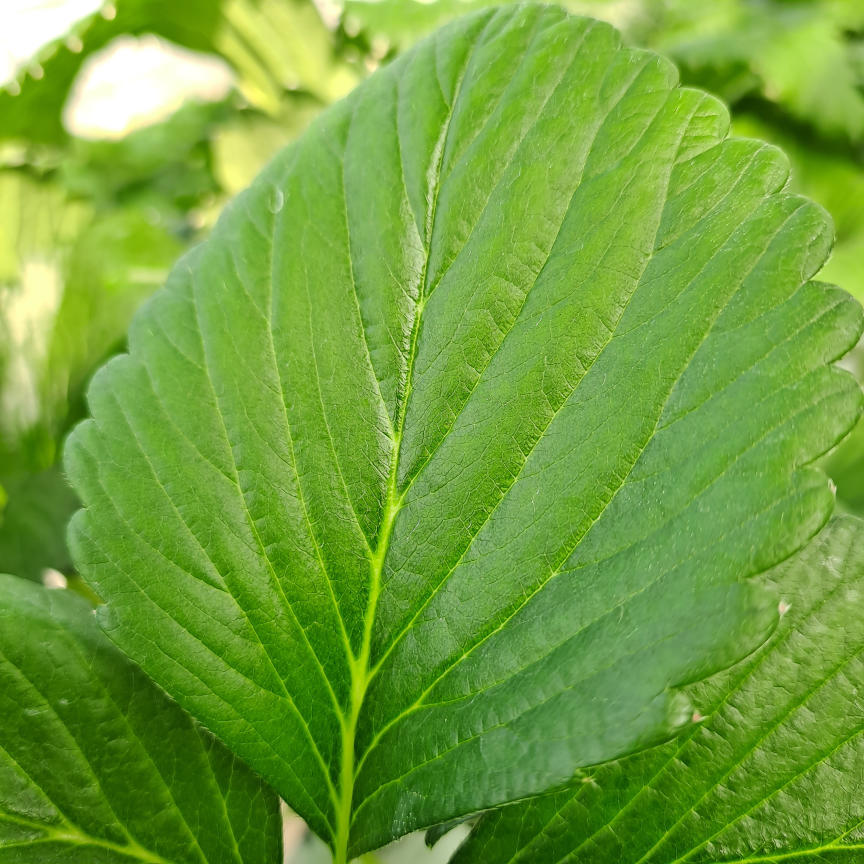
#> input picture mobilenet/plants/0_정상.jpg, 3456 x 3456 px (shown at 1/4 size)
$ python prepare_image.py 'plants/0_정상.jpg'
#> lines starting #> are read from the running program, lines starting #| are printed output that depends on the picture
"""
plant image -> image_int.dat (FPGA input format)

usage:
  python prepare_image.py <image_path>

example:
  python prepare_image.py "D:/path/to/strawberry_test.jpg"

format reproduces uart_image.py logic:
  load -> RGB -> resize(256) -> center crop 224 -> normalize (ImageNet mean/std) -> *2^7 -> int
"""
import sys
from pathlib import Path
import numpy as np
from PIL import Image

IMAGENET_MEAN = np.array([0.485, 0.456, 0.406], dtype=np.float32)
IMAGENET_STD  = np.array([0.229, 0.224, 0.225], dtype=np.float32)
IMAGE_QUANT   = 7   # FPGA expects image * 2^7 then int

ROOT = Path(__file__).resolve().parent
OUT_PATH = ROOT / 'image_int.dat'


def preprocess(img_path: str) -> np.ndarray:
#> called with img_path = 'plants/0_정상.jpg'
    img = Image.open(img_path).convert('RGB')
#> img is the input picture: PIL image 3456x3456 RGB; mean R, G, B 112.3, 160.8, 58.1

    # Resize so smaller side = 256
    w, h = img.size
#> w = 3456; h = 3456
    if w < h:
        new_w, new_h = 256, int(round(h * 256 / w))
    else:
        new_w, new_h = int(round(w * 256 / h)), 256
#> new_w = 256; new_h = 256
    img = img.resize((new_w, new_h), Image.BILINEAR)
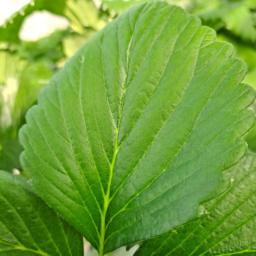
#> img: PIL image 256x256 RGB; mean R, G, B 112.3, 160.8, 58.1

    # Center crop 224x224
    left = (new_w - 224) // 2
#> left = 16
    top  = (new_h - 224) // 2
#> top = 16
    img = img.crop((left, top, left + 224, top + 224))
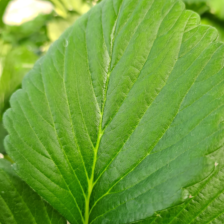
#> img: PIL image 224x224 RGB; mean R, G, B 110.3, 161.4, 58

    arr = np.asarray(img, dtype=np.float32) / 255.0   # HWC [0,1]
    arr = arr.transpose(2, 0, 1)                      # CHW
    arr = (arr - IMAGENET_MEAN[:, None, None]) / IMAGENET_STD[:, None, None]

    arr = arr * (2 ** IMAGE_QUANT)
    arr = arr.astype(np.int32)
    return arr   # [3, 224, 224]


def write_dat(arr: np.ndarray, out_path: Path) -> None:
    with open(out_path, 'w') as f:
        flat = arr.flatten()
        f.write(' '.join(str(int(v)) for v in flat))
        f.write(' ')


def main():
    if len(sys.argv) != 2:
        print("usage: python prepare_image.py <image_path>")
        sys.exit(1)

    img_path = sys.argv[1]
    if not Path(img_path).exists():
        print(f"[ERROR] not found: {img_path}")
        sys.exit(1)

    print(f"Input image: {img_path}")
    arr = preprocess(img_path)
    print(f"Array      : shape={tuple(arr.shape)}, dtype={arr.dtype}")
#| Array      : shape=(3, 224, 224), dtype=int32
    print(f"Range      : [{arr.min()}, {arr.max()}]")
#| Range      : [-236, 337]
    print(f"Sample     : {arr.flatten()[:12].tolist()}")
#| Sample     : [-12, -62, -71, -73, -73, -67, -67, -80, -86, -45, 22, 79]

    write_dat(arr, OUT_PATH)
    sz = OUT_PATH.stat().st_size
    print(f"\nWrote: {OUT_PATH}")
    print(f"  size: {sz:,} bytes")


if __name__ == '__main__':
    main()

$ run again, on mobilenet/plants/2_딸기_잿빛곰팡이병.jpg
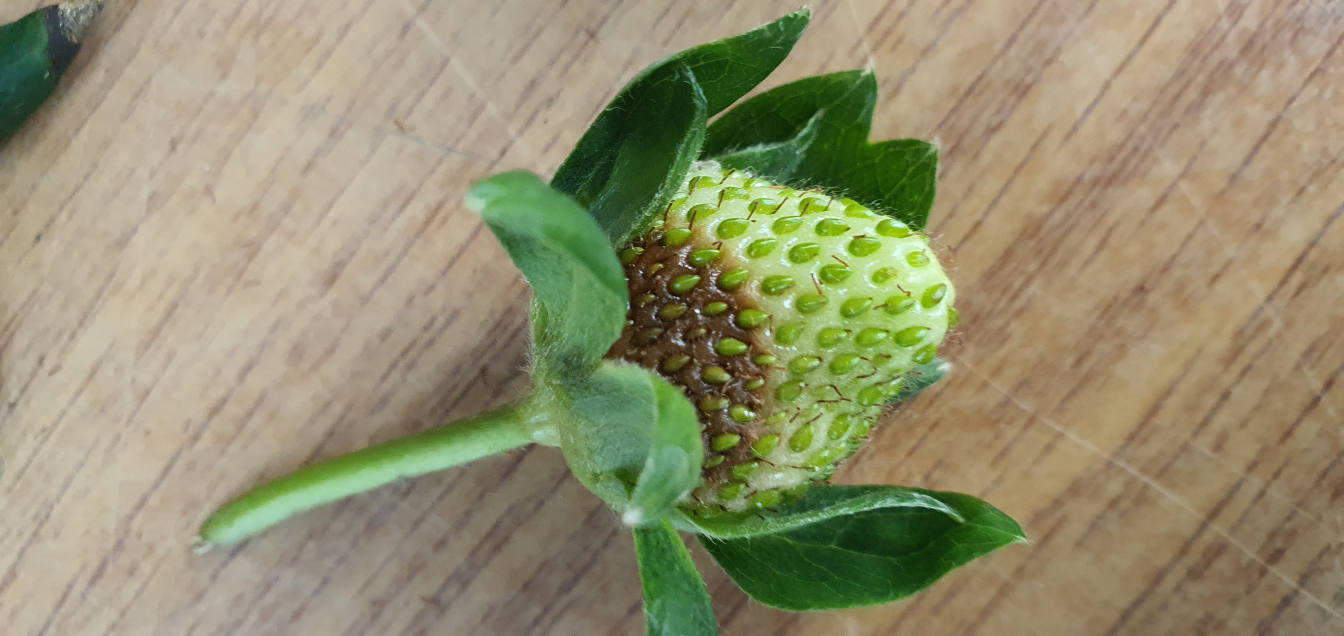
#> input picture mobilenet/plants/2_딸기_잿빛곰팡이병.jpg, 4032 x 1908 px (shown at 1/3 size)
#> in preprocess, img is the input picture: PIL image 4032x1908 RGB; mean R, G, B 146.5, 142.7, 110.5
#> in preprocess, `img = img.resize((new_w, new_h), Image.BILINEAR)`:
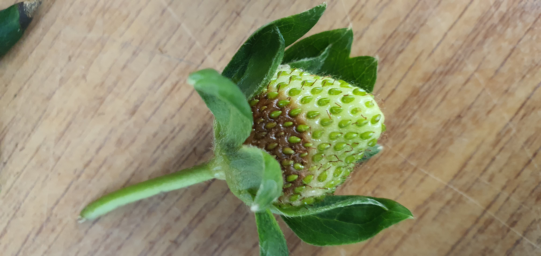
#> img: PIL image 541x256 RGB; mean R, G, B 146.5, 142.7, 110.5
#> in preprocess, `img = img.crop((left, top, left + 224, top + 224))`:
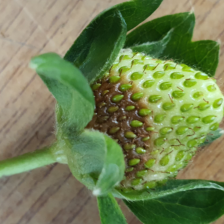
#> img: PIL image 224x224 RGB; mean R, G, B 113.4, 128.3, 83.7
#| Array      : shape=(3, 224, 224), dtype=int32
#| Range      : [-246, 324]
#| Sample     : [138, 130, 119, 116, 123, 125, 130, 130, 125, 123, 123, 125]

$ run again, on mobilenet/plants/3_토마토_잎곰팡이병.jpg
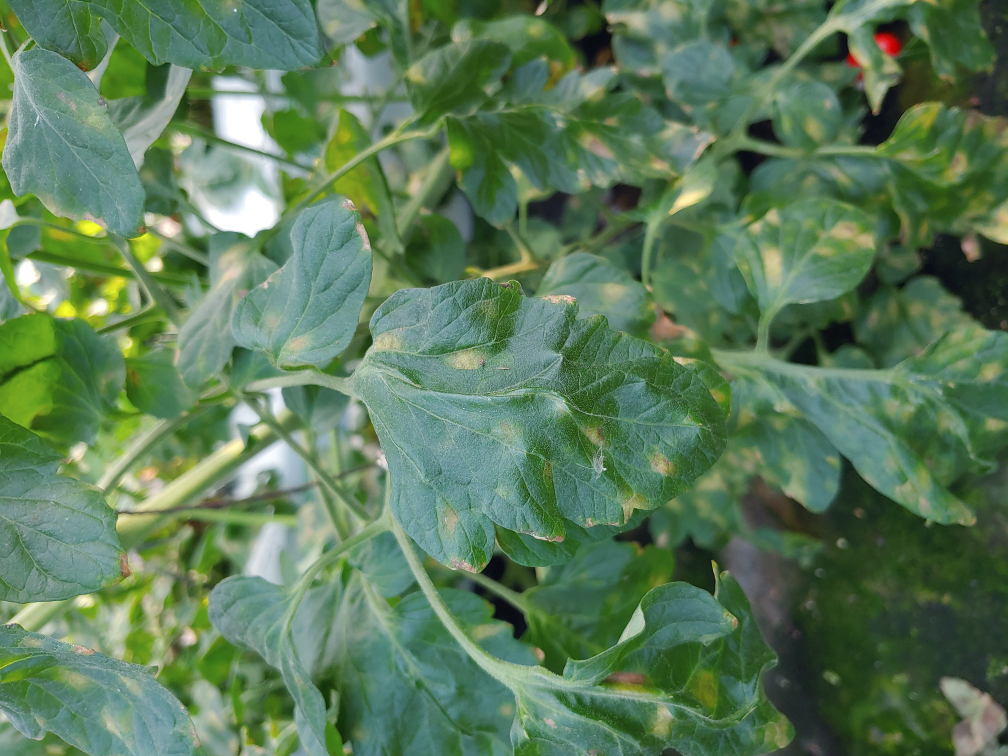
#> input picture mobilenet/plants/3_토마토_잎곰팡이병.jpg, 4032 x 3024 px (shown at 1/4 size)
#> in preprocess, img is the input picture: PIL image 4032x3024 RGB; mean R, G, B 91.2, 122.8, 89.3
#> in preprocess, `img = img.resize((new_w, new_h), Image.BILINEAR)`:
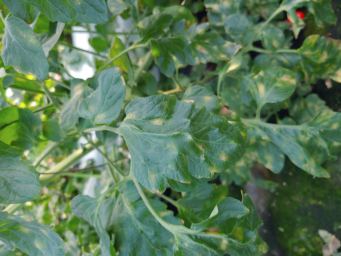
#> img: PIL image 341x256 RGB; mean R, G, B 91.2, 122.8, 89.3
#> in preprocess, `img = img.crop((left, top, left + 224, top + 224))`:
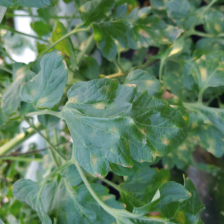
#> img: PIL image 224x224 RGB; mean R, G, B 94.7, 127.2, 96.6
#| Array      : shape=(3, 224, 224), dtype=int32
#| Range      : [-255, 337]
#| Sample     : [-95, -97, -95, -86, -78, -80, -78, -78, -106, -124, -97, -93]
